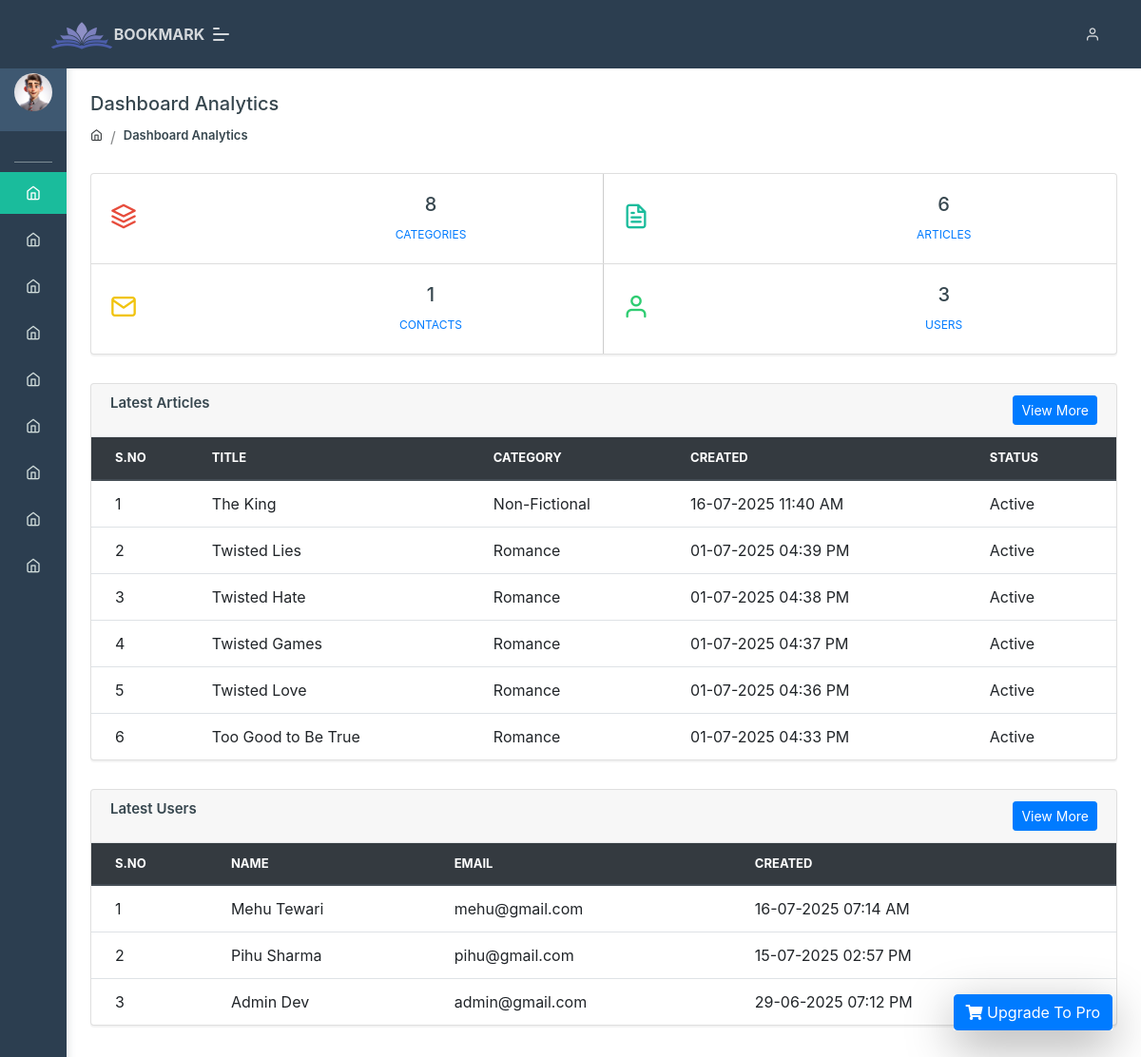
The page /admin/dashboad.php (signed in) on the database its author committed.
### tables this page shows
CREATE TABLE `article` (
  `id` int(11) NOT NULL,
  `category_id` varchar(50) NOT NULL,
  `title` varchar(50) NOT NULL,
  `short_description` varchar(250) NOT NULL,
  `description` longtext NOT NULL,
  `image` varchar(250) NOT NULL,
  `status` varchar(10) NOT NULL DEFAULT '0',
  `created` datetime NOT NULL,
  `updated` datetime NOT NULL
);

CREATE TABLE `category` (
  `id` int(11) NOT NULL,
  `category_name` varchar(100) NOT NULL,
  `status` int(10) NOT NULL DEFAULT 0,
  `created` datetime NOT NULL,
  `updated` datetime NOT NULL
);

CREATE TABLE `users` (
  `id` int(11) NOT NULL,
  `email_address` varchar(150) NOT NULL,
  `first_name` varchar(50) NOT NULL,
  `last_name` varchar(50) NOT NULL,
  `password` varchar(50) NOT NULL,
  `address` varchar(250) NOT NULL,
  `status` varchar(10) NOT NULL DEFAULT '0',
  `created` datetime NOT NULL,
  `updated` datetime NOT NULL,
  `role_id` int(11) DEFAULT NULL
);

### admin/dashboad.php (the view, shortened to what this page needs)
<?php include("include/adminHeader.php"); ?>
<?php include("check_permission.php"); ?>
<?php
$userCountQuery = mysqli_query($conn, "SELECT COUNT(*) AS total FROM users");
$userCount = mysqli_fetch_assoc($userCountQuery)['total'];
$categoryCountQuery = mysqli_query($conn, "SELECT COUNT(*) AS total FROM category");
$categoryCount = mysqli_fetch_assoc($categoryCountQuery)['total'];
$articleCountQuery = mysqli_query($conn, "SELECT COUNT(*) AS total FROM article");
$articleCount = mysqli_fetch_assoc($articleCountQuery)['total'];
$contactCountQuery = mysqli_query($conn, "SELECT COUNT(*) AS total FROM contacts");
$contactCount = mysqli_fetch_assoc($contactCountQuery)['total'];
$latestArticlesQuery = mysqli_query($conn, "SELECT title, category_id, created, status FROM article ORDER BY created DESC LIMIT 10");
$latestUsersQuery = mysqli_query($conn, "SELECT first_name, last_name, email_address, created FROM users ORDER BY created DESC LIMIT 10");
?>
<body class="">
    <?php include("include/navBar.php"); ?>
    <div class="pcoded-main-container">
        <div class="pcoded-content">
            <div class="page-header">
                <div class="page-block">
                    <div class="row align-items-center">
                        <div class="col-md-12">
                            <div class="page-header-title">
                                <h5 class="m-b-10">Dashboard Analytics</h5>
                            </div>
                            <ul class="breadcrumb">
                                <li class="breadcrumb-item"><a href="index.html"><i class="feather icon-home"></i></a></li>
                                <li class="breadcrumb-item"><a href="#!">Dashboard Analytics</a></li>
                            </ul>
                        </div>
                    </div>
                </div>
            </div>
            <div class="row">
                <div class="col-md-12">
                    <div class="card flat-card">
                        <div class="row-table">
                            <?php if (in_array($_SESSION['role_id'], [1, 2, 3])): ?>
                                <div class="col-sm-6 card-body br">
                                    <div class="row">
                                        <div class="col-sm-4">
                                            <i class="icon feather icon-layers text-c-red mb-1 d-block"></i>
                                        </div>
                                        <div class="col-sm-8 text-md-center">
                                            <h5><?= $categoryCount ?></h5>
                                            <span><a href="category.php">Categories</a></span>
                                        </div>
                                    </div>
                                </div>
                            <?php endif; ?>
                            <?php if (in_array($_SESSION['role_id'], [1, 2, 3])): ?>
                                <div class="col-sm-6 card-body">
                                    <div class="row">
                                        <div class="col-sm-4">
                                            <i class="icon feather icon-file-text text-c-blue mb-1 d-block"></i>
                                        </div>
                                        <div class="col-sm-8 text-md-center">
                                            <h5><?= $articleCount ?></h5>
                                            <span><a href="articles.php">Articles</a></span>
                                        </div>
                                    </div>
                                </div>
                            <?php endif; ?>
                        </div>
                        <div class="row-table">
                            <?php if (in_array($_SESSION['role_id'], [2, 3])): ?>
                                <div class="col-sm-6 card-body br">
                                    <div class="row">
                                        <div class="col-sm-4">
                                            <i class="icon feather icon-mail text-c-yellow mb-1 d-block"></i>
                                        </div>
                                        <div class="col-sm-8 text-md-center">
                                            <h5><?= $contactCount ?></h5>
                                            <span><a href="contacts.php">Contacts</a></span>
                                        </div>
                                    </div>
                                </div>
                            <?php endif; ?>
                            <?php if ($_SESSION['role_id'] == 3): ?>
                                <div class="col-sm-6 card-body">
                                    <div class="row">
                                        <div class="col-sm-4">
                                            <i class="icon feather icon-user text-c-green mb-1 d-block"></i>
                                        </div>
                                        <div class="col-sm-8 text-md-center">
                                            <h5><?= $userCount ?></h5>
                                            <span><a href="users.php">Users</a></span>
                                        </div>
                                    </div>
                                </div>
                            <?php endif; ?>
                        </div>
                    </div>
                </div>
            </div>
            <div class="row">
                <div class="col-md-12">
                    <div class="card table-card">
                        <div class="card-header d-flex justify-content-between">
                            <h5>Latest Articles</h5>
                            <a href="article.php" class="btn btn-sm btn-primary">View More</a>
                        </div>
                        <div class="card-body p-0">
                            <div class="table-responsive">
                                <table class="table table-hover mb-0">
                                    <thead class="thead-dark">
                                        <tr>
                                            <th>S.No</th>
                                            <th>Title</th>
                                            <th>Category</th>
                                            <th>Created</th>
                                            <th>Status</th>
                                        </tr>
                                    </thead>
                                    <tbody>
                                        <?php $index = 0; ?>
                                        <?php while ($article = mysqli_fetch_assoc($latestArticlesQuery)) : ?>
                                            <tr>
                                                <td><?= ++$index; ?></td>
                                                <td><?= htmlspecialchars($article['title']); ?></td>
                                                <td>
                                                    <?php
                                                    $catId = $article["category_id"];
                                                    $res = mysqli_query($conn, "SELECT category_name FROM category WHERE id = $catId");
                                                    $data = mysqli_fetch_assoc($res);
                                                    echo htmlspecialchars($data['category_name'] ?? 'N/A');
                                                    ?>
                                                </td>
                                                <td><?= date('d-m-Y h:i A', strtotime($article['created'])); ?></td>
                                                <td><?= $article['status'] == '1' ? 'Active' : 'Inactive'; ?></td>
                                            </tr>
                                        <?php endwhile; ?>
                                    </tbody>
                                </table>
                            </div>
                        </div>
                    </div>
                </div>
            </div>
            <?php if ($_SESSION['role_id'] == 3): ?>
            <div class="row">
                <div class="col-md-12">
                    <div class="card table-card">
                        <div class="card-header d-flex justify-content-between">
                            <h5>Latest Users</h5>
                            <a href="users.php" class="btn btn-sm btn-primary">View More</a>
                        </div>
                        <div class="card-body p-0">
                            <div class="table-responsive">
                                <table class="table table-hover mb-0">
                                    <thead class="thead-dark">
                                        <tr>
                                            <th>S.NO</th>
                                            <th>NAME</th>
                                            <th>EMAIL</th>
                                            <th>CREATED</th>
                                        </tr>
                                    </thead>
                                    <tbody>
                                        <?php $index = 0; ?>
                                        <?php while ($user = mysqli_fetch_assoc($latestUsersQuery)) : ?>
                                            <tr>
                                                <td><?= ++$index; ?></td>
                                                <td><?= htmlspecialchars($user['first_name'] . ' ' . $user['last_name']); ?></td>
                                                <td><?= htmlspecialchars($user['email_address']); ?></td>
                                                <td><?= date('d-m-Y h:i A', strtotime($user['created'])); ?></td>
                                            </tr>
                                        <?php endwhile; ?>
                                    </tbody>
                                </table>
                            </div>
                        </div>
                    </div>
                </div>
            </div>
            <?php endif; ?>
        </div>
    </div>
    <?php include("include/adminFooter.php"); ?>
</body>

### rows shown on the page
article: title "The King", category.category_name "Non-Fictional", created "16-07-2025 11:40 AM", status "Active"
article: title "Twisted Lies", category.category_name "Romance", created "01-07-2025 04:39 PM", status "Active"
article: title "Twisted Hate", category.category_name "Romance", created "01-07-2025 04:38 PM", status "Active"
article: title "Twisted Games", category.category_name "Romance", created "01-07-2025 04:37 PM", status "Active"
article: title "Twisted Love", category.category_name "Romance", created "01-07-2025 04:36 PM", status "Active"
article: title "Too Good to Be True", category.category_name "Romance", created "01-07-2025 04:33 PM", status "Active"
users: first_name+last_name "Mehu Tewari", email_address "mehu@gmail.com", created "16-07-2025 07:14 AM"
users: first_name+last_name "Pihu Sharma", email_address "pihu@gmail.com", created "15-07-2025 02:57 PM"
users: first_name+last_name "Admin Dev", email_address "admin@gmail.com", created "29-06-2025 07:12 PM"

### other values the page prints
$categoryCount "8"
$articleCount "6"
$contactCount "1"
$userCount "3"
